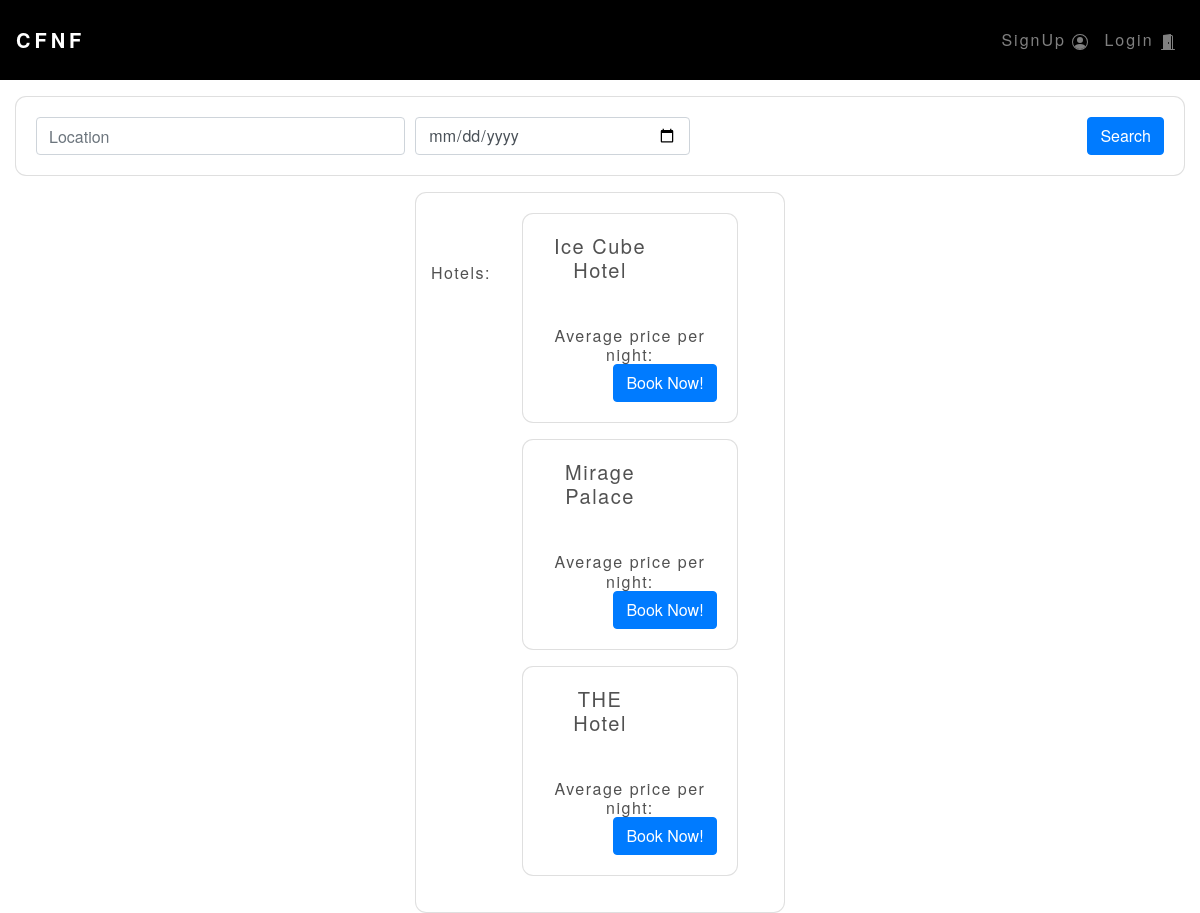
/store/hotels, run on the app's committed database.
### store/models.py (models this page shows)
class Hotel(models.Model):
    place = models.ForeignKey('Location', on_delete=models.CASCADE)
    address = models.CharField(max_length=300, null=True)
    name = models.CharField(max_length=20, null=True)
    numrooms = models.IntegerField(default=2)
    no_std = models.IntegerField(null=True) #number of standard rooms
    no_spl = models.IntegerField(null=True) #number of special rooms
    no_suite = models.IntegerField(null=True) #number of suites
    price_std = models.IntegerField(null=True)
    price_spl = models.IntegerField(null=True)
    price_suite = models.IntegerField(null=True)
    stars = models.FloatField(default=4.0)
    pets = models.CharField(max_length=10, null=True)
    wifi = models.CharField(max_length=10, null=True)
    pool = models.CharField(max_length=10, null=True)
    parking = models.CharField(max_length=10, null=True)
    def __str__(self):
        return self.name
    @staticmethod
    def get_all_hotels():
        return Hotel.objects.all()
    class Meta:
        ordering = ['name']

### store/views.py (the view, shortened to what this page needs)
# urls.py: path('hotels', views.AllHotels.as_view(), name='hotels'),
class AllHotels (View):
    def get (self,request):
        hotels = Hotel.get_all_hotels().order_by('name')
        places = Location.objects.all()
        print(hotels)
        return render(request, 'store/hotels.html', {'hotels' : hotels, 'location': places})

### store/templates/store/hotels.html (shortened to what this page needs)
{% extends 'base.html' %}
{% block page %}
<div class="container-fluid mt-3">
    <div class="card text-center">
        <div class="card-body">
            <form action="/store/hotels" method="POST">
                <div class="form-row">
                    <div class="col-lg-4">
                        {% if lochotel %}
                        <input type="text" name='place' value="{{lochotel}}" class="form-control" placeholder="Location">
                        {% else %}
                        <input type="text" name='place' class="form-control" placeholder="Location">
                        {% endif %}
                    </div>
                    <div class="col-lg-3">
                        <input type="date" name='date' value="{{stdate}}" class="form-control">
                    </div>
                    <div class="col">
                        <input type="submit" value="Search" class="btn btn-primary float-right">
                    </div>
                </div>
            </form>
        </div>
      </div>
</div>
<div class="container-fluid mt-3">
    <div class="row">
            <div class="col-lg-4 mx-auto">
                <div class="card text-center" style="background-color: rgba(255, 255, 255, 0.253); color: rgba(37, 36, 36, 0.795);">
                    <div class="card-body" >
                        <div class="form-row">
                            <p class="mt-5">Hotels:</p>
                        <div class="col-lg-8 mx-auto">
                            {% for htls in hotels %}
                            <div class="row mx-auto mb-3">
                                <div class="card w-100 text-center">
                                    <div class="card-body">
                                        <div class="row">
                                            <div class="col-8"><h5 class="card-title float-left ml-2">{{htls.name}}</h5></div>
                                            <div class="col"><h6 class="card-text mr-4">{{htl.stars}}</h6></div>
                                        </div>
                                        <div class="row mx-auto mt-3">
                                            <h6 class="card-text mx-auto">Average price per night: {{ htl.price_std }}</h6>
                                        </div>
                                        <button type="button" class="btn btn-primary float-right" data-toggle="modal" data-target="#exampleModal">
                                            Book Now!
                                        </button>
                                    </div>
                                </div>
                            </div>
                            {% endfor %}
                        </div>
                        </div>
                    </div>
                </div>
            </div>
        </div>
</div>
{% endblock %}

### store/static/store/style.css (style rules this page uses)
body { font-family: "Helvetica Neue",sans-serif; letter-spacing: 1.5px; background: url("https://images.hdqwalls.com/download/dark-abstract-blur-4k-on-1600x900.jpg"); }
.card { border-radius: 0.7rem !important; }
.card-title { letter-spacing: 1.5px; }

### data on the page
Hotel: name "Ice Cube Hotel"
Hotel: name "Mirage Palace"
Hotel: name "THE Hotel"
